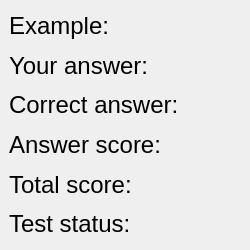
  <widget class="QDockWidget" name="ExScoreInfo">
   <property name="minimumSize">
    <size>
     <width>250</width>
     <height>250</height>
    </size>
   </property>
   <property name="maximumSize">
    <size>
     <width>250</width>
     <height>250</height>
    </size>
   </property>
   <property name="contextMenuPolicy">
    <enum>Qt::NoContextMenu</enum>
   </property>
   <property name="acceptDrops">
    <bool>false</bool>
   </property>
   <property name="allowedAreas">
    <set>Qt::BottomDockWidgetArea|Qt::LeftDockWidgetArea|Qt::RightDockWidgetArea</set>
   </property>
   <property name="windowTitle">
    <string>Excercise / Score Information</string>
   </property>
   <attribute name="dockWidgetArea">
    <number>2</number>
   </attribute>
   <widget class="QWidget" name="dockWidgetContents_3">
    <layout class="QVBoxLayout" name="verticalLayout_3">
     <item>
      <widget class="QLabel" name="ExampleNLab">
       <property name="font">
        <font>
         <pointsize>18</pointsize>
        </font>
       </property>
       <property name="text">
        <string>Example:</string>
       </property>
      </widget>
     </item>
     <item>
      <widget class="QLabel" name="UserAnswerLab">
       <property name="minimumSize">
        <size>
         <width>0</width>
         <height>0</height>
        </size>
       </property>
       <property name="font">
        <font>
         <pointsize>18</pointsize>
        </font>
       </property>
       <property name="acceptDrops">
        <bool>false</bool>
       </property>
       <property name="text">
        <string>Your answer:</string>
       </property>
      </widget>
     </item>
     <item>
      <widget class="QLabel" name="CorAnswerLab">
       <property name="font">
        <font>
         <pointsize>18</pointsize>
        </font>
       </property>
       <property name="text">
        <string>Correct answer:</string>
       </property>
      </widget>
     </item>
     <item>
      <widget class="QLabel" name="AnswerScoreLab">
       <property name="font">
        <font>
         <pointsize>18</pointsize>
        </font>
       </property>
       <property name="text">
        <string>Answer score:</string>
       </property>
      </widget>
     </item>
     <item>
      <widget class="QLabel" name="TotalScoreLab">
       <property name="font">
        <font>
         <pointsize>18</pointsize>
        </font>
       </property>
       <property name="text">
        <string>Total score:</string>
       </property>
      </widget>
     </item>
     <item>
      <widget class="QLabel" name="TestStatusLab">
       <property name="font">
        <font>
         <pointsize>18</pointsize>
        </font>
       </property>
       <property name="text">
        <string>Test status:</string>
       </property>
      </widget>
     </item>
    </layout>
   </widget>
  </widget>
